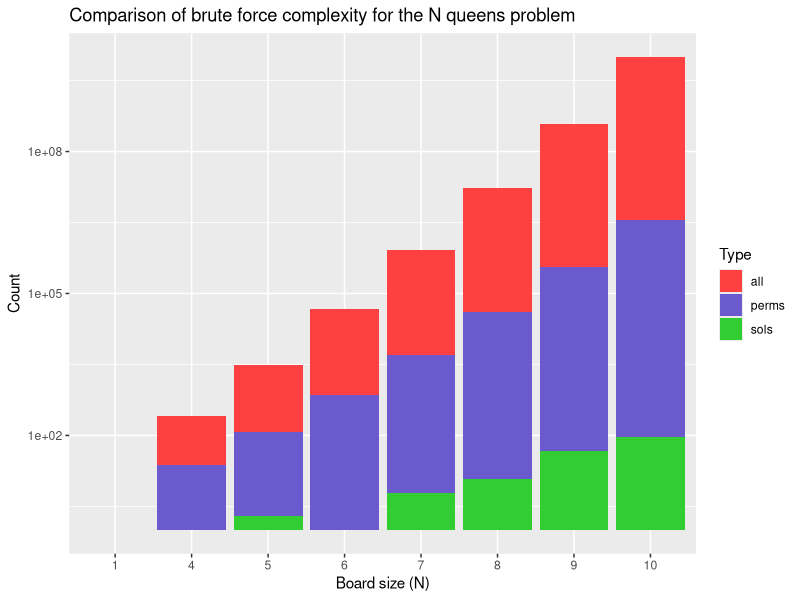
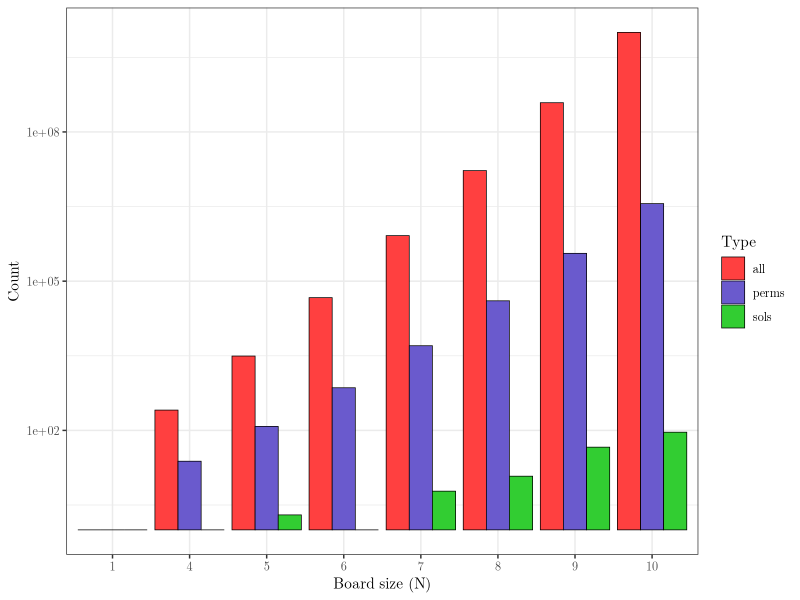

Source code (R) for these figures, in order: (Note: this script raises an error after producing the figures.)
# Comparison between brute force methods complexity for the N queen puzzle
# Author: Alfredo Hernández <aldomann.designs@gmail.com>

library(tidyverse)

# Raw data -------------------------------------------------

n <- c(1, 4, 5, 6, 7, 8, 9, 10)
sols <- c(1, 1, 2, 1, 6, 12, 46, 92)
all <- n^n
perms <- factorial(n)

# Data visualisation ---------------------------------------

# First method (stacked)
queens.df <- data.frame(cbind(n,sols,all,perms))

queens.plot <- ggplot(queens.df, aes(x = as.factor(n))) +
	geom_bar(aes(y = all, fill = "all"), stat = "identity") +
	geom_bar(aes(y = perms, fill = "perms"), stat = "identity") +
	geom_bar(aes(y = sols, fill = "sols"), stat = "identity") +
	scale_fill_manual(values = c("all" = "brown1", "perms" = "slateblue", "sols" = "limegreen")) +
	scale_y_log10() +
	labs(title =  "Comparison of brute force complexity for the N queens problem",
			 x = "Board size (N)", y = "Count", fill = "Type")

queens.plot

# Second method (dodge)
library(reshape2)
queens.df2 <- melt(data.frame(cbind(n,all,perms,sols)),id.vars = 1)

queens.plot.dodge <- ggplot(queens.df2, aes(x = as.factor(n), y = value)) +
	geom_bar(aes(fill = variable), colour = "black", size = 0.25,
					 stat = "identity",position = "dodge") +
	scale_fill_manual(values = c("all" = "brown1", "perms" = "slateblue", "sols" = "limegreen")) +
	scale_y_log10() +
	labs(#title =  "Comparison of brute force complexity for the N queens problem",
			 x = "Board size (N)", y = "Count", fill = "Type") +
	theme()

queens.plot.dodge + theme_bw() + theme(text = element_text(family = "LM Roman 10")) + ggsave(filename = "queens-sols.pdf", width = 6, height = 3, dpi = 96, device = cairo_pdf)
